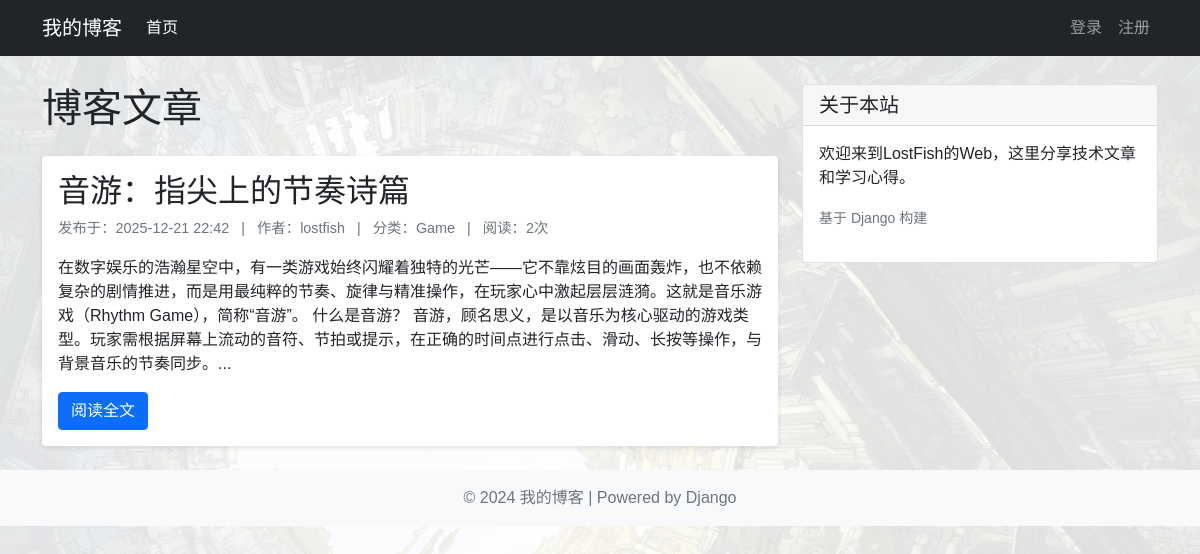
Page /category/1/ on the committed database.
### blog/models.py (models this page shows, shortened)
class Post(models.Model):
    title = models.CharField('标题', max_length=200)
    content = models.TextField('内容')
    excerpt = models.CharField('摘要', max_length=200, blank=True)
    created = models.DateTimeField('创建时间', default=timezone.now)
    updated = models.DateTimeField('更新时间', auto_now=True)
    category = models.ForeignKey(Category, verbose_name='分类', on_delete=models.CASCADE)
    tags = models.ManyToManyField(Tag, verbose_name='标签', blank=True)
    author = models.ForeignKey(User, verbose_name='作者', on_delete=models.CASCADE,
                               null=True, blank=True)
    views = models.PositiveIntegerField('阅读量', default=0)
    class Meta:
        verbose_name = '文章'
        verbose_name_plural = '文章'
        ordering = ['-created']

class Category(models.Model):
    name = models.CharField('分类名', max_length=100)
    class Meta:
        verbose_name = '分类'
        verbose_name_plural = '分类'

### blog/views.py (the view)
# urls.py: path('category/<int:pk>/', views.category_posts, name='category_posts'),
def category_posts(request, pk):
    category = get_object_or_404(Category, pk=pk)
    posts = Post.objects.filter(category=category)
    return render(request, 'blog/index.html', {'posts': posts})

### templates/blog/index.html (shortened to what this page needs)
{% extends 'base.html' %}
{% block content %}
<h1 class="mb-4">博客文章</h1>
{% if posts %}
    {% for post in posts %}
    <article class="card mb-4 post-card">
        <div class="card-body">
            <h2 class="card-title">
                <a href="{% url 'post_detail' post.pk %}" class="text-decoration-none text-dark">{{ post.title }}</a>
            </h2>
            <div class="post-meta mb-3">
                <span>发布于：{{ post.created|date:"Y-m-d H:i" }}</span>
                <span class="mx-2">|</span>
                <span>作者：{{ post.author.username }}</span>
                <span class="mx-2">|</span>
                <span>分类：{{ post.category.name }}</span>
                <span class="mx-2">|</span>
                <span>阅读：{{ post.views }}次</span>
            </div>
            <p class="card-text">{{ post.excerpt|default:post.content|truncatechars:200 }}</p>
            <div class="d-flex justify-content-between align-items-center">
                <a href="{% url 'post_detail' post.pk %}" class="btn btn-primary">阅读全文</a>
            </div>
        </div>
    </article>
    {% endfor %}
{% else %}
    <div class="alert alert-info">
        还没有文章，{% if user.is_authenticated %}<a href="{% url 'post_create' %}">去发布一篇</a>{% else %}请<a href="{% url 'login' %}">登录</a>后发布{% endif %}吧！
    </div>
{% endif %}
{% endblock %}

### static/css/style.css (style rules this page uses)
html body { background-image: url('../images/background.jpg'); background-size: cover; background-position: center center; background-repeat: no-repeat; background-attachment: fixed; min-height: 100vh; position: relative; background-color: transparent !important; }
html body::before { content: ''; position: fixed; top: 0; left: 0; width: 100%; height: 100%; background-color: rgba(255, 255, 255, 0.85); z-index: -1; }

### rows in the picture
Post: title "音游：指尖上的节奏诗篇", created "2025-12-21 22:42", author.username "lostfish", category.name "Game", views "2", excerpt "在数字娱乐的浩瀚星空中，有一类游戏始终闪耀着独特的光芒——它不靠炫目的画面轰炸，也不依赖复杂的剧情推进，而是用最纯粹的节奏、旋律与精准操作，在玩家心中激起层层涟漪。这就是音乐游戏（Rhythm Game），简称“音游”。 什么是音游？ 音游，顾名思义，是以音乐为核心驱动的游戏类型。玩家需根据屏幕上流动的音符、节拍或提示，在正确的时间点进行点击、滑动、长按等操作，与背景音乐的节奏同步。..."
